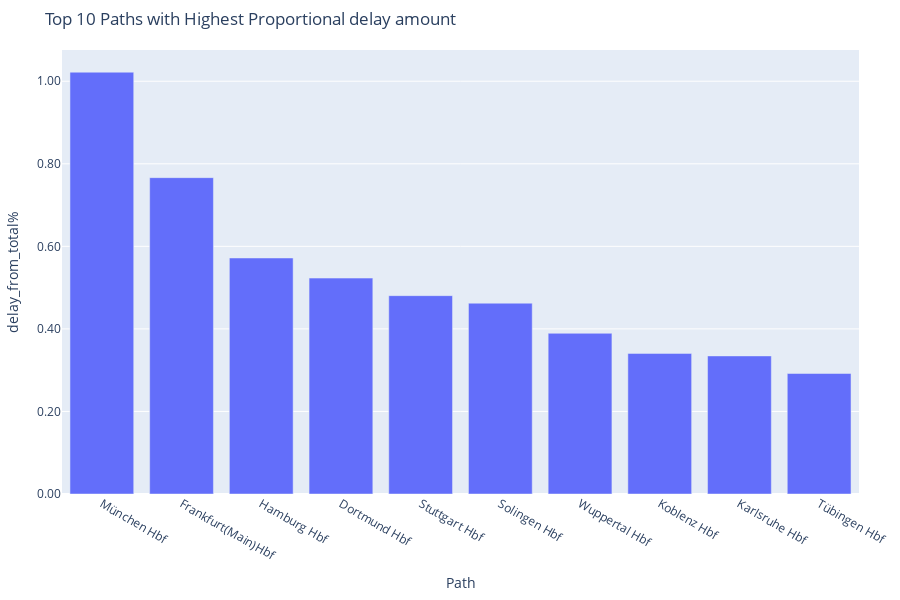

The notebook cell saved with this chart:
### Code cell
#showing the 10 paths with the biggest percentage of delays
# Create a bar chart using Plotly
fig = px.bar(
    paths2[~paths2["path"].str.contains(r'\|')].head(10),
    x='path',
    y='delay_from_total%',
    title='Top 10 Paths with Highest Proportional delay amount',
    labels={'path': 'Path', 'normalized_count': 'Proportion of Delays (%)'}
    
)
#Update
#fig.update_xaxes(tickangle=90)
# Hide X-axis labels by setting tickvals and ticktext to empty lists
#fig.update_xaxes(tickvals=[], ticktext=[])
fig.update_layout(
    height=600,
    margin=dict(l=20, r=20, t=50, b=100)
)


#actually show y in %%!
fig.update_yaxes(tickformat=".2f")

fig.show()

### Figure 1 — Plotly figure (JSON) as saved in the notebook; plotly's stock layout.template omitted (floating-point values rounded to 4 significant figures)
{"data": [{"alignmentgroup": "True", "hovertemplate": "Path=%{x}<br>delay_from_total%=%{y}<extra></extra>", "legendgroup": "", "marker": {"color": "#636efa", "pattern": {"shape": ""}}, "name": "", "offsetgroup": "", "orientation": "v", "showlegend": false, "textposition": "auto", "type": "bar", "x": ["München Hbf", "Frankfurt(Main)Hbf", "Hamburg Hbf", "Dortmund Hbf", "Stuttgart Hbf", "Solingen Hbf", "Wuppertal Hbf", "Koblenz Hbf", "Karlsruhe Hbf", "Tübingen Hbf"], "xaxis": "x", "y": [1.022, 0.7664, 0.5718, 0.5231, 0.4805, 0.4623, 0.3893, 0.3406, 0.3345, 0.292], "yaxis": "y"}], "layout": {"barmode": "relative", "height": 600, "legend": {"tracegroupgap": 0}, "margin": {"b": 100, "l": 20, "r": 20, "t": 50}, "title": {"text": "Top 10 Paths with Highest Proportional delay amount"}, "xaxis": {"anchor": "y", "domain": [0, 1], "title": {"text": "Path"}}, "yaxis": {"anchor": "x", "domain": [0, 1], "tickformat": ".2f", "title": {"text": "delay_from_total%"}}}}
